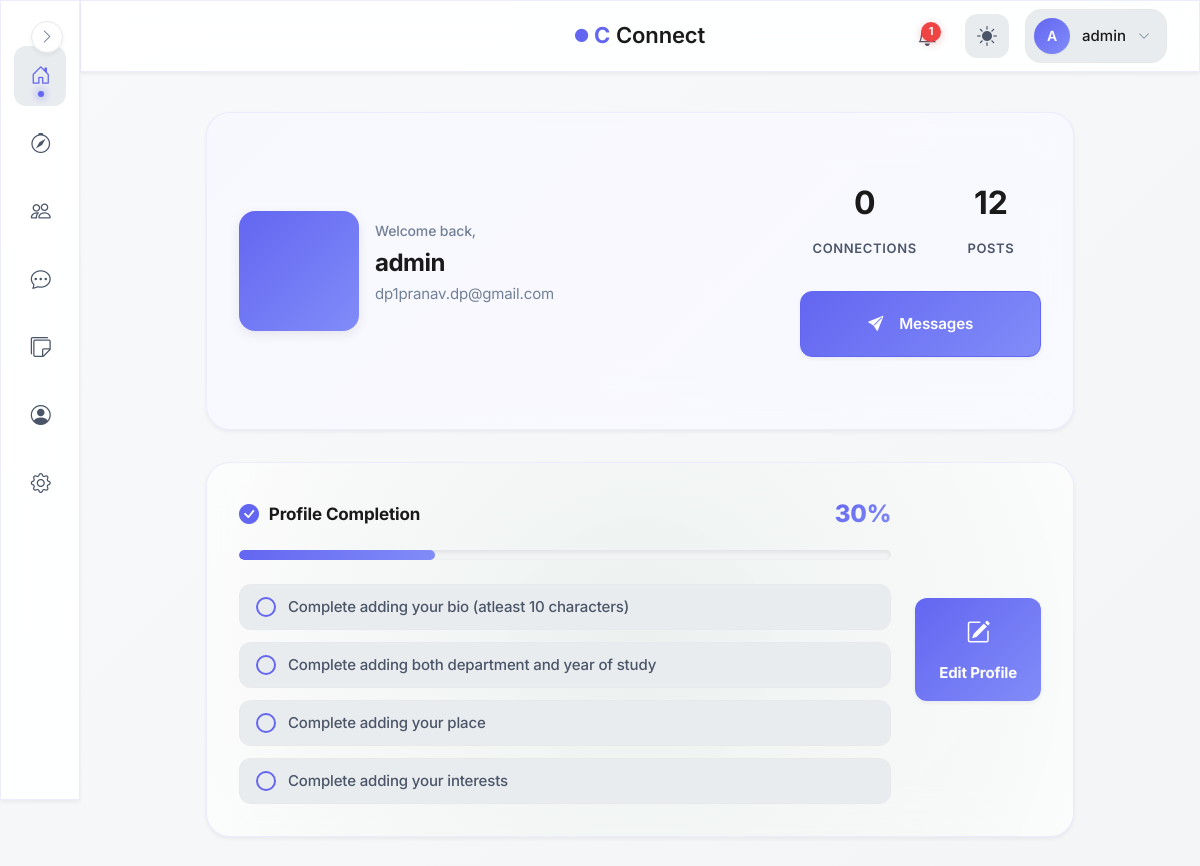
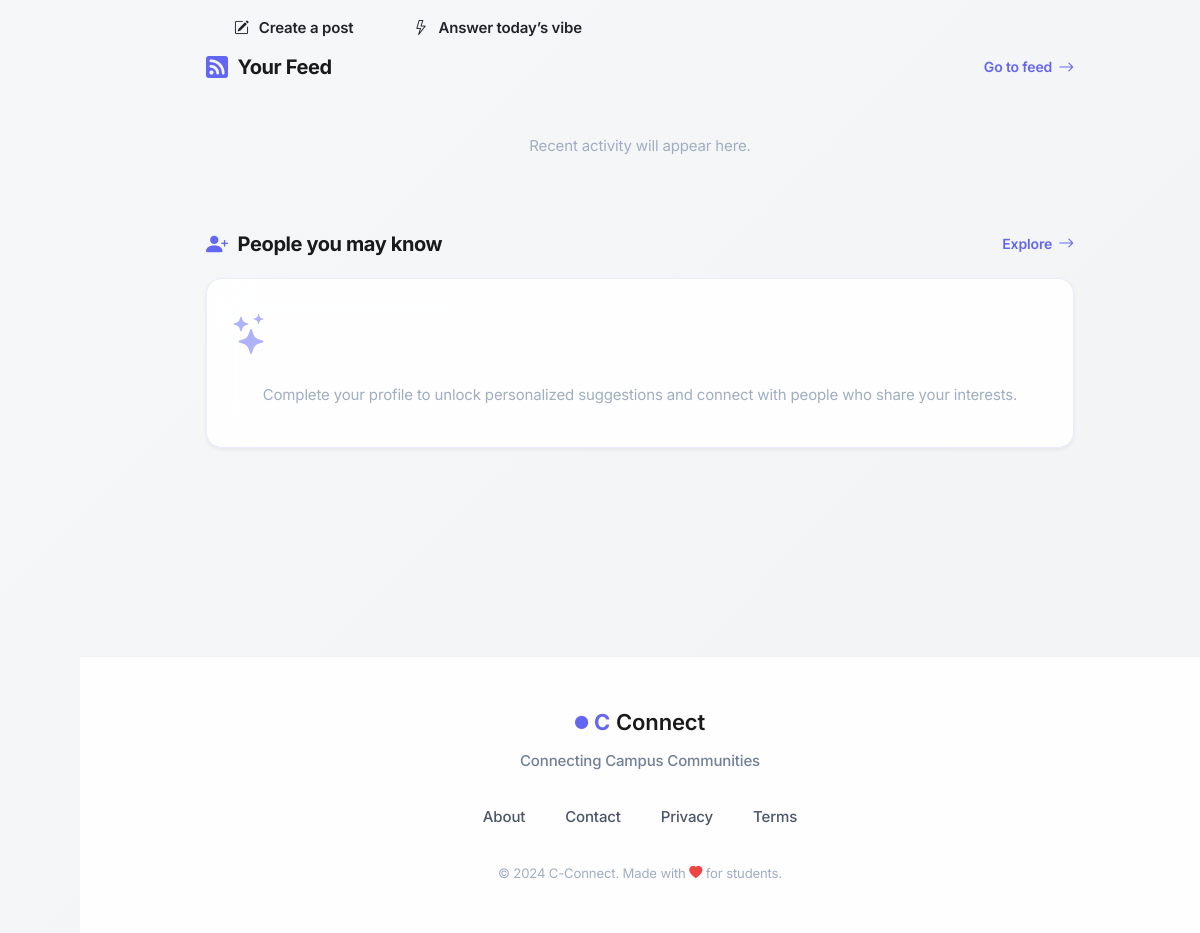
The page /dashboard (signed in) on the database its author committed (2 pictures, top to bottom).
### models.py (models this page shows, shortened)
class User(UserMixin, db.Model):
    id = db.Column(db.Integer, primary_key=True, autoincrement=True)  # Unique identifier
    username = db.Column(db.String(100), nullable=False)  # Name of the user (later can add this unique if needed)
    email = db.Column(db.String(120), nullable=False, unique=True)  # Email of the user
    password = db.Column(db.String(200), nullable=False)  # Passwords not hashed yet (done in setup_db.py)
    created_at = db.Column(db.DateTime, default=db.func.now())  # Timestamp of account creation
    last_login = db.Column(db.DateTime, nullable=True)  # Timestamp of last login
    pass

### blueprints/main/routes.py (the view)
@main.route('/dashboard')
@login_required  # Restricts access to logged-in users only
def dashboard():
    user_id = current_user.id
    create_daily_campus_notification_for_user(current_user)
    accepted_count = db.session.query(Connection).filter(
        (Connection.status == 'accepted') & (
            (Connection.user_id == user_id) | (Connection.target_user_id == user_id)
        )
    ).count()
    pending_incoming = db.session.query(Connection).filter_by(
        target_user_id=user_id, status='pending'
    ).count()
    pending_outgoing = db.session.query(Connection).filter_by(
        user_id=user_id, status='pending'
    ).count()
    stats = {
        "connections": accepted_count,
        "pending_incoming": pending_incoming,
        "pending_outgoing": pending_outgoing
    }
    completion = calculate_profile_completion(user_profile=current_user.profile)
    if (completion["percentage"] == 100) and not session.get("profile_completed"):
        flash("Your profile is now complete!", "success")
        session["profile_completed"] = True
    if completion["percentage"] < 100:
        session.pop("profile_completed", None)
    return render_template('main/dashboard.html',
                    username=current_user.username,
                    stats=stats, posts=current_user.posts,
                    profile_pic=current_user.profile.profile_picture,
                    profile_completion=completion
                )

### blueprints/auth/__init__.py (called while the page is built)
@login_manager.user_loader
def load_user(user_id):
    from models import User  # Importing User model for querying  (import here to avoid circular imports)
    return User.query.get(int(user_id))

@auth.after_app_request
def add_header(response):
    if current_user.is_authenticated and request.blueprint == 'auth':
        response.headers['Cache-Control'] = 'no-store, no-cache, must-revalidate, post-check=0, pre-check=0, max-age=0'
        response.headers['Pragma'] = 'no-cache'
        response.headers['Expires'] = '-1'
    return response

### blueprints/notifications/service.py (called while the page is built, shortened)
def create_daily_campus_notification_for_user(user):
    today = date.today()
    existing = Notification.query.filter(
        Notification.user_id == user.id,
        Notification.type == "campus_daily_event",
        Notification.created_at >= datetime.combine(today, datetime.min.time(), tzinfo=timezone.utc)
    ).first()
    if existing:
        return False  # already created

### factory_helpers.py (called while the page is built)
def register_security_headers(app):
    @app.after_request
    def set_secure_headers(response):
        response.headers['Content-Security-Policy'] = (
            "default-src 'self'; "
            "img-src 'self' data: blob: https:; "# Allow external images
            "style-src 'self' 'unsafe-inline' https:; "# ADD https: for CDNs
            "script-src 'self' 'unsafe-inline' https:; "# ADD https: for JS
            "font-src 'self' https: data:; "# Google Fonts
            "connect-src 'self' https:;"  # ← ADD https: for CDNs/maps
        )
        response.headers['X-Content-Type-Options'] = 'nosniff'
        response.headers['X-Frame-Options'] = 'DENY'
        response.headers['Referrer-Policy'] = 'strict-origin-when-cross-origin'
        response.headers['Permissions-Policy'] = 'geolocation=(), microphone=()'
        return response

def register_daily_cleanup(app):
    if not hasattr(app, "_last_notification_cleanup"):
        app._last_notification_cleanup = None
    @app.before_request
    def daily_cleanup():
        now = datetime.now(timezone.utc)
        last = getattr(app, "_last_notification_cleanup", None)
        if last is None or (now - last).days >= 1:
            from blueprints.notifications.service import cleanup_old_notifications
            deleted = cleanup_old_notifications()
            app.logger.info(f"Cleaned up {deleted} old notifications.")
            app._last_notification_cleanup = now

### blueprints/main/templates/main/dashboard.html (shortened to what this page needs)
{% extends "base.html" %}
{% block body %}
<div class="dashboard">
    <section class="dashboard__welcome">
        <div class="dashboard__welcome-main">
            <div class="dashboard__avatar">
            </div>
            <div class="dashboard__user-info" style="flex: 1;">
                <p class="dashboard__greeting">Welcome back,</p>
                <h1 class="dashboard__username">{{ username }}</h1>
                <p class="dashboard__email">{{ current_user.email }}</p>
            </div>
        </div>
        <section class="dashboard__stats">
             <div class="dashboard__stats-top">
                <a href="{{ url_for('connections.connections_home') }}" class="dashboard__stat-simple">
                    <strong class="dashboard__stat-value">{{ stats.connections }}</strong>
                    <span class="dashboard__stat-label">Connections</span>
                </a>
                <a href="{{ url_for('posts.feed') }}" class="dashboard__stat-simple">
                    <strong class="dashboard__stat-value">{{ posts|length }}</strong>
                    <span class="dashboard__stat-label">Posts</span>
                </a>
            </div>
            <a href="/messages/" class="dashboard__stat-messages-btn user-card__action-btn--pending">
                <i class="bi bi-send-fill me-2"></i>
                Messages
            </a>
        </section>
    </section>
{% if profile_completion.percentage < 100 %}
<div class="dashboard__completion">
    <div class="dashboard__completion-content">
        <div class="dashboard__completion-header">
            <div class="dashboard__completion-title">
                <i class="bi bi-check-circle-fill"></i>
                <span>Profile Completion</span>
            </div>
            <span class="dashboard__completion-percent">
                {{ profile_completion.percentage }}%
            </span>
        </div>
        <div class="dashboard__progress-bar">
            <div class="dashboard__progress-fill" id="progressFill"></div>
        </div>
        {% if profile_completion.missing %}
        <div class="dashboard__completion-checklist">
            {% for item in profile_completion.missing %}
            <div class="dashboard__completion-item">
                <div class="dashboard__completion-item-icon">
                </div>
                <span class="dashboard__completion-item-text">Complete {{ item }}</span>
            </div>
            {% endfor %}
        </div>
        {% endif %}
    </div>
    <a href="{{ url_for('auth.profile') }}" class="dashboard__completion-btn">
        <i class="bi bi-pencil-square"></i>
        <span>Edit Profile</span>
    </a>
</div>
{% endif %}
     <div class="dashboard__quick-actions">
        <a href="{{ url_for('posts.feed') }}" class="btn btn-primary-custom">
            <i class="bi bi-pencil-square"></i>
            Create a post
        </a>
        <a href="{{ url_for('vibe.daily_vibe') }}" class="btn btn-outline-custom">
            <i class="bi bi-lightning"></i>
            Answer today’s vibe
        </a>
    </div>
    <section class="dashboard__section">
        <header class="dashboard__section-header">
            <h2 class="dashboard__section-title">
                <i class="bi bi-rss-fill"></i>
                Your Feed
            </h2>
            <a href="{{ url_for('posts.feed') }}" class="dashboard__section-action">
                Go to feed
                <i class="bi bi-arrow-right"></i>
            </a>
        </header>
        {% if posts %}
            <div class="dashboard__feed-preview">
                <p style="color: var(--text-muted); text-align: center; padding: 2rem;">
                    Recent activity will appear here.
                </p>
            </div>
        {% endif %}
    </section>
    <section class="dashboard__section">
        <header class="dashboard__section-header">
            <h2 class="dashboard__section-title">
                <i class="bi bi-person-plus-fill"></i>
                People you may know
            </h2>
            <a href="{{ url_for('main.search_page') }}" class="dashboard__section-action">
                Explore
                <i class="bi bi-arrow-right"></i>
            </a>
        </header>
        <div class="dashboard__section">
            <div class="dashboard__suggestion-card">
                <div class="dashboard__suggestion-icon">
                    <i class="bi bi-stars"></i>
                </div>
                <p class="dashboard__suggestion-placeholder">
                    Complete your profile to unlock personalized suggestions and connect with people who share your interests.
                </p>
            </div>
        </div>
    </section>
</div>
{% endblock %}

### templates/base.html (shortened to what this page needs)
<!DOCTYPE html>
<html lang="en">
<head>
    <link rel="stylesheet" href="https://cdn.jsdelivr.net/npm/bootstrap-icons@1.11.1/font/bootstrap-icons.css">
    <link href="https://cdn.jsdelivr.net/npm/bootstrap@5.3.2/dist/css/bootstrap.min.css" rel="stylesheet">
    <link rel="stylesheet" href="{{ url_for('static', filename='css/global.css') }}">
</head>
<body>
    {% if current_user.is_authenticated %}
        <aside class="sidebar glass-effect" id="sidebar">
            <nav class="sidebar__nav">
                <a href="{{ url_for('main.dashboard') }}" class="sidebar__link" data-tooltip="Dashboard">
                    <div class="sidebar__link-icon">
                        <i class="bi bi-house-door"></i>
                    </div>
                </a>
                <a href="{{ url_for('main.search_page') }}" class="sidebar__link" data-tooltip="Discover">
                    <div class="sidebar__link-icon">
                        <i class="bi bi-compass"></i>
                    </div>
                </a>
                <a href="{{ url_for('connections.connections_home') }}" class="sidebar__link" data-tooltip="Connections">
                    <div class="sidebar__link-icon">
                        <i class="bi bi-people"></i>
                    </div>
                </a>
                <a href="{{ url_for('messages.inbox') }}" class="sidebar__link" data-tooltip="Messages">
                    <div class="sidebar__link-icon">
                        <i class="bi bi-chat-dots"></i>
                    </div>
                </a>
                <a href="/campus-board" class="sidebar__link" data-tooltip="Messages">
                    <div class="sidebar__link-icon">
                        <i class="bi bi-stickies"></i>
                    </div>
                </a>
                <a href="{{ url_for('auth.profile') }}" class="sidebar__link" data-tooltip="Profile">
                    <div class="sidebar__link-icon">
                        <i class="bi bi-person-circle"></i>
                    </div>
                </a>
                <a href="{{ url_for('main.settings') }}" class="sidebar__link" data-tooltip="Settings">
                    <div class="sidebar__link-icon">
                        <i class="bi bi-gear"></i>
                    </div>
                </a>
            </nav>
            <button class="sidebar__toggle" id="sidebarToggle" aria-label="Toggle sidebar">
                <i class="bi bi-chevron-right"></i>
            </button>
        </aside>
        <header class="topbar glass-effect">
            <div class="topbar__container">
                <div class="topbar__center">
                    <a href="{{ url_for('main.home') }}" class="topbar__brand">
                        <span class="brand-icon-small">
                            <i class="bi bi-circle-fill"></i>
                        </span>
                        <span class="brand-c">C</span>
                        <span class="brand-text">Connect</span>
                    </a>
                </div>
                <div class="topbar__actions">
                    <a href="{{ url_for('notifications.notifications_list') }}" class="topbar__icon-btn" aria-label="Notifications">
                        {% set unread = current_user.notifications | selectattr("is_read", "equalto", False) | list %}
                        {% if unread|length > 0 %}
                        <span class="topbar__badge">{{ unread|length }}</span>
                        {% endif %}
                    </a>
                    <button class="topbar__icon-btn topbar__theme-toggle" id="themeToggle" aria-label="Toggle theme">
                        <i class="bi bi-sun-fill" id="themeIcon"></i>
                    </button>
                    <div class="topbar__profile" id="profileDropdown">
                        <button class="topbar__profile-btn" aria-label="Profile menu">
                            <div class="topbar__avatar">
                                {{ current_user.username[0].upper() }}
                            </div>
                            <span class="topbar__username">{{ current_user.username }}</span>
                            <i class="bi bi-chevron-down topbar__profile-arrow"></i>
                        </button>
                    </div>
                </div>
            </div>
        </header>
    {% endif %}
    <main class="main-content">
        {% block body %}{% endblock %}
    </main>
    <footer class="footer">
        <div class="footer__container">
            <div class="footer__brand">
                <div class="footer__logo">
                    <span class="brand-icon-small">
                        <i class="bi bi-circle-fill"></i>
                    </span>
                    <span class="brand-c">C</span>
                    <span class="brand-text">Connect</span>
                </div>
                <p class="footer__tagline">Connecting Campus Communities</p>
            </div>
            <div class="footer__links">
                <a href="{{ url_for('main.about') }}" class="footer__link">About</a>
                <a href="{{ url_for('main.contact') }}" class="footer__link">Contact</a>
                <a href="#" class="footer__link">Privacy</a>
                <a href="#" class="footer__link">Terms</a>
            </div>
            <div class="footer__credits">
                <small>&copy; 2024 C-Connect. Made with <i class="bi bi-heart-fill"></i> for students.</small>
            </div>
        </div>
    </footer>
</body>
</html>

### rows shown on the page
User: username "A", username "admin", email "dp1pranav.dp@gmail.com"

### other values the page prints
{{ unread|length }} "1"
{{ stats.connections }} "0"
{{ posts|length }} "12"
{{ profile_completion.percentage }} "30"
{{ item }} "adding your bio (atleast 10 characters)" "adding both department and year of study" "adding your place" "adding your interests"
